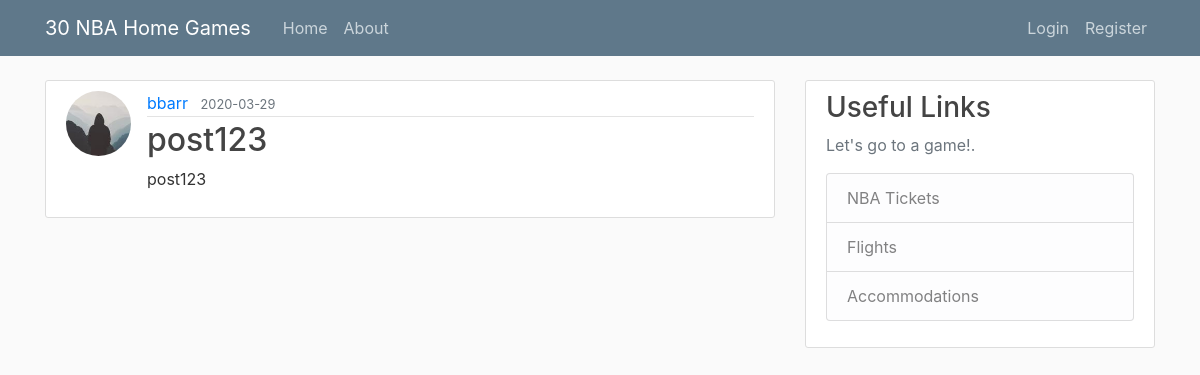
Page /post/11 on the earlier database version.
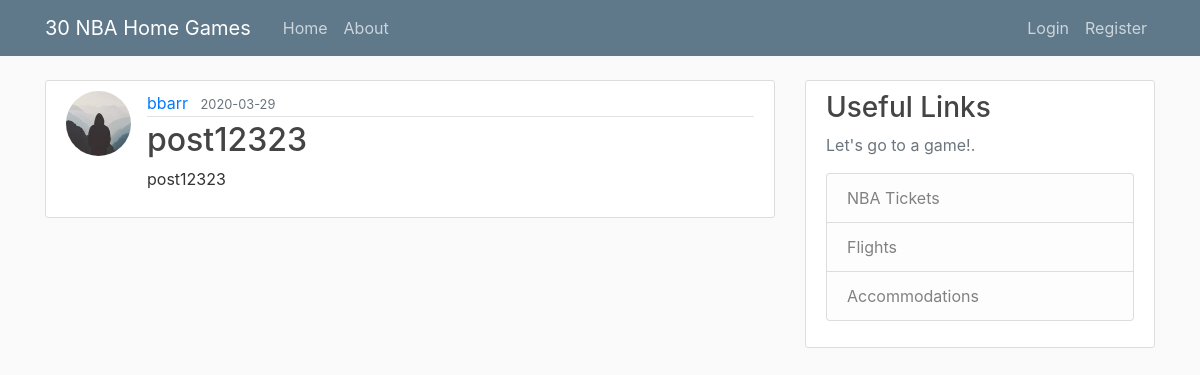
Same page on the later database version.
### nba_homegames/models.py (models this page shows, shortened)
class Post(db.Model):
    id = db.Column(db.Integer, primary_key = True)
    title = db.Column(db.String(100), nullable = False)
    date_posted = db.Column(db.DateTime, nullable = False, default = datetime.utcnow)
    content = db.Column(db.Text, nullable = False)
    user_id = db.Column(db.Integer, db.ForeignKey('user.id'), nullable = False)

### nba_homegames/posts/routes.py (the view)
@posts.route('/post/<int:post_id>')
def post(post_id):
    post = Post.query.get_or_404(post_id)
    return render_template('post.html', title = post.title, post = post)

### nba_homegames/templates/post.html (shortened to what this page needs)
{% extends "layout.html" %}
{% block content %}
    <article class="media content-section">
        <img class = "rounded-circle article-img" src = "{{ url_for('static', filename = 'profile_pics/' + post.author.image_file) }}">
        <div class="media-body">
            <div class="article-metadata">
                <a class="mr-2" href="{{ url_for('users.user_posts', username = post.author.username) }}">{{ post.author.username }}</a>
                <small class="text-muted">{{ post.date_posted.strftime('%Y-%m-%d') }}</small>
            </div>
            <h2 class = "article-title">{{ post.title }}</h2>
            <p class="article-content">{{ post.content }}</p>
        </div>
    </article>
{% endblock content %}

Differences in the rows shown:
changed Post: title "post123" → "post12323"; content "post123" → "post12323"
